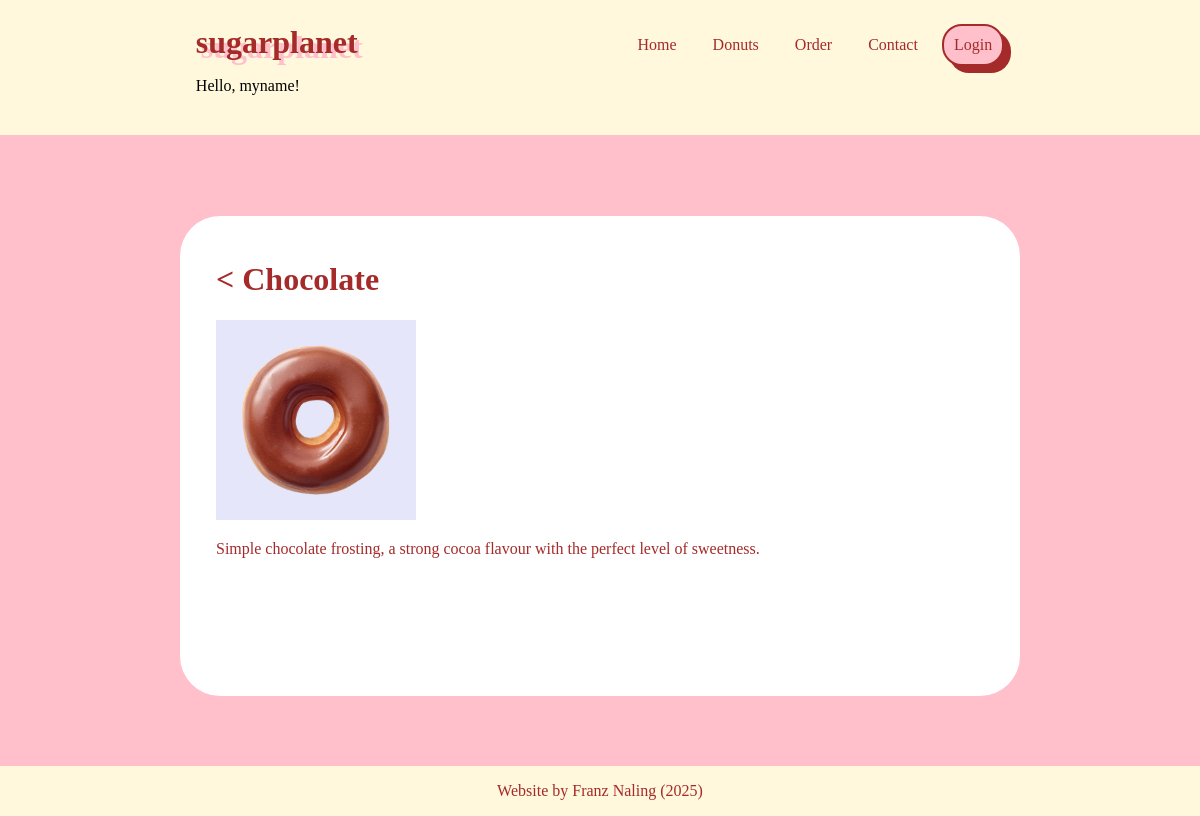
Page /donuts/details/5 on the committed database.
### donuts/models.py (models this page shows, shortened)
class Flavour(models.Model):
    name = models.CharField(max_length=255)
    description = models.TextField()
    image = models.ImageField(default='placeholder.png', blank=True)

### donuts/views.py (the view)
# urls.py: path('donuts/details/<int:id>',views.details,name='details'),
def details(request, id):
    rqFlavour = Flavour.objects.get(id=id)
    template = loader.get_template('details.html')
    context = {
        'rqFlavour':rqFlavour
    }
    return HttpResponse(template.render(context,request))

### donuts/templates/details.html (shortened to what this page needs)
{% extends "layout.html" %}
{% block content %}
<h1><a class="back_button" href="/donuts">&lt;</a> {{rqFlavour.name}}</h1>
<img id="details_img" src="{{ rqFlavour.image.url }}">
<p>{{rqFlavour.description}}</p>
{% endblock %}

### global_static/style.css (style rules this page uses)
* { box-sizing: border-box; }
body { background-color:pink; font-family: verdana; padding: 0; margin: 0; width: 100%; height: 100%; padding-bottom: 15vh; display: flex; justify-content:center; }
.back_button { text-decoration: none; color:brown; }
#details_img { display: inline-block; background-color:lavender; max-height: 200px; max-width: 200px; }

### rows in the picture
Flavour: name "Chocolate", image (picture), description "Simple chocolate frosting, a strong cocoa flavour with the perfect level of sweetness."
